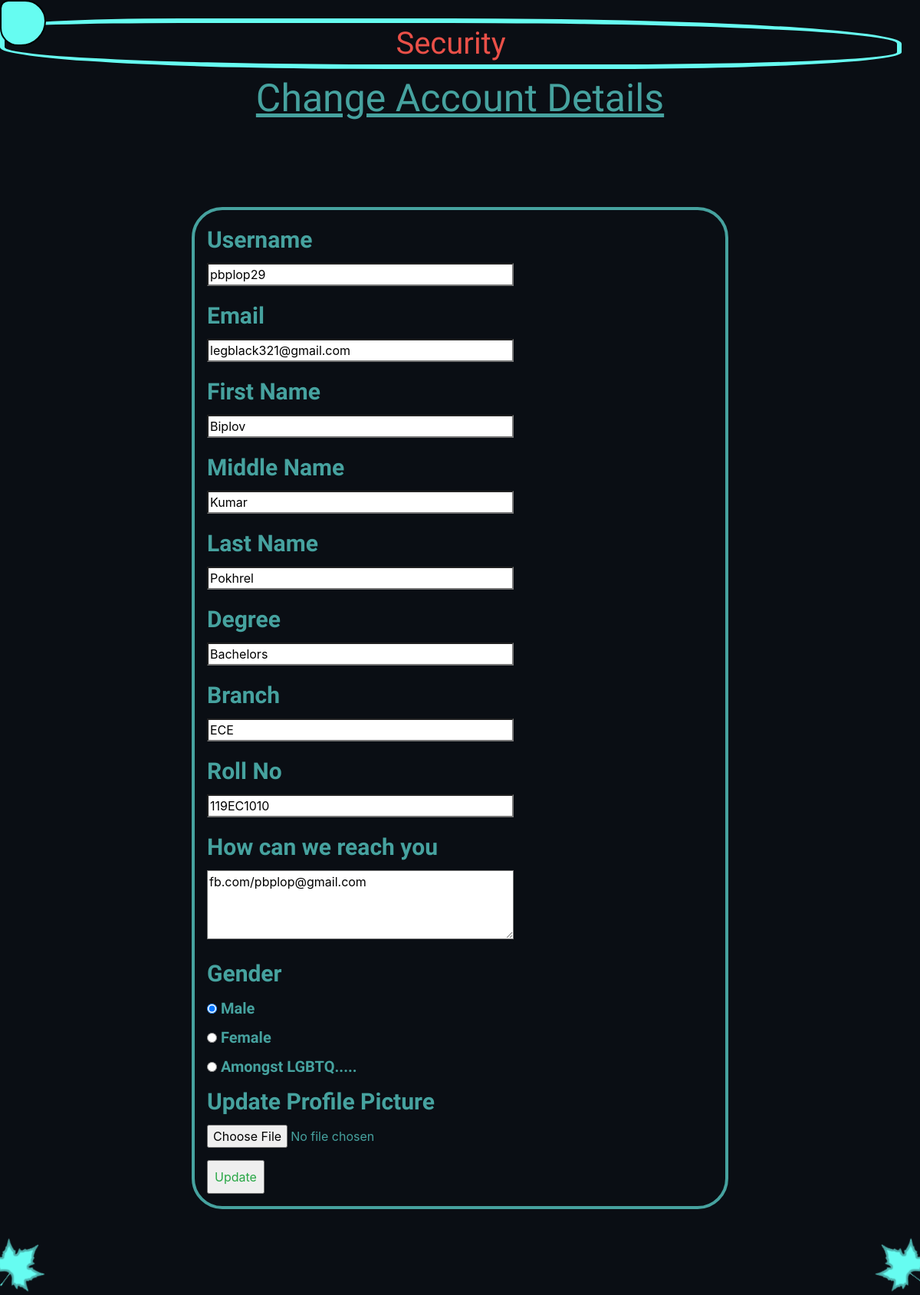
The page /security (signed in) on the database as committed earlier.
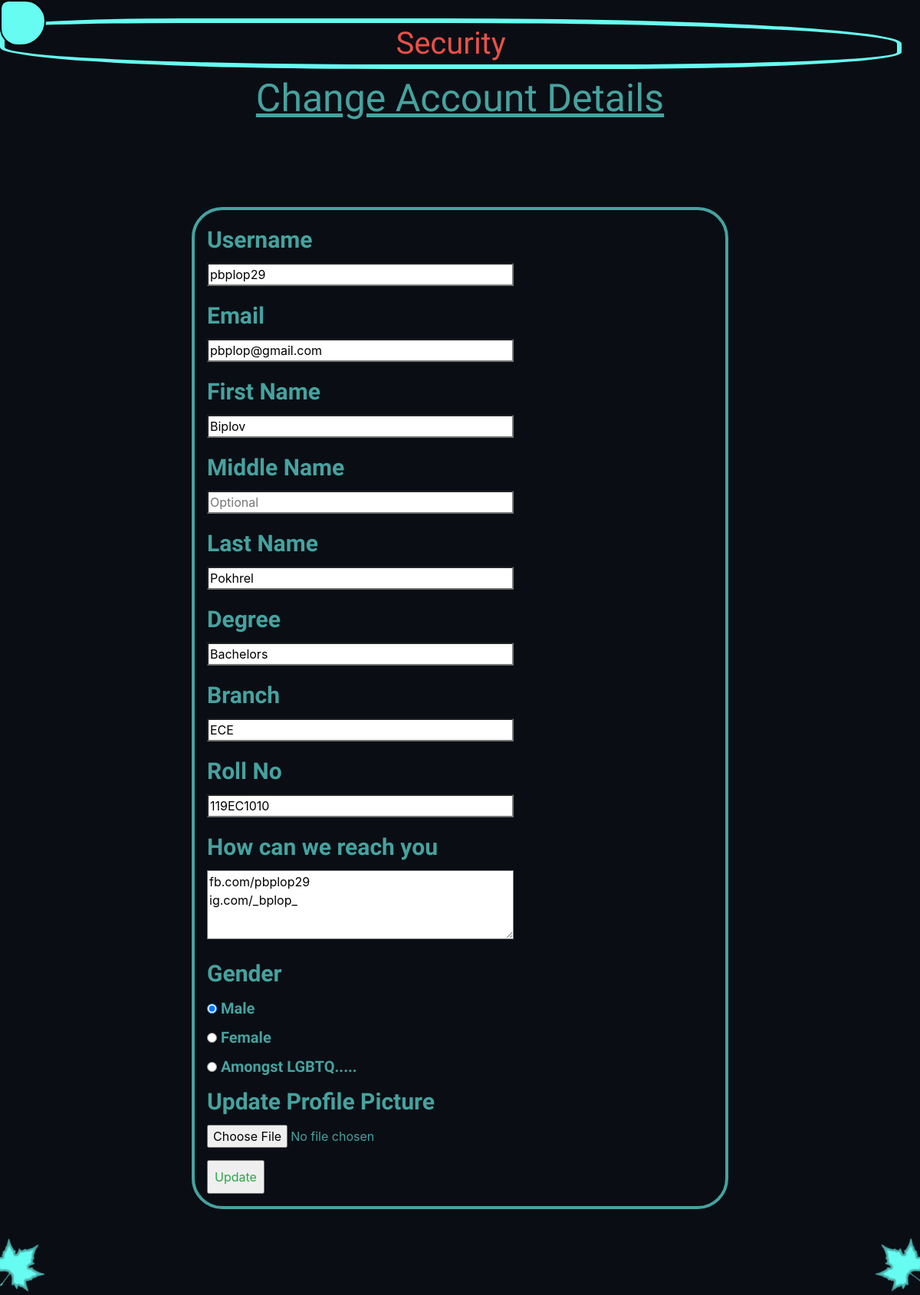
The same page on the database as committed later.
### main/models.py (models this page shows)
class User(db.Model, UserMixin):
    id = db.Column(db.Integer, primary_key=True)
    username = db.Column(db.String(120), unique=True, nullable=False)
    email = db.Column(db.String(20), unique=True, nullable=False)
    fname = db.Column(db.String(120), unique=False, nullable=False)
    mname = db.Column(db.String(120), unique=False, nullable=True)
    lname = db.Column(db.String(120), unique=False, nullable=False)
    batch = db.Column(db.String(120), unique=False, nullable=False)
    degree = db.Column(db.String(120), unique=False, nullable=False)
    branch = db.Column(db.String(120), unique=False, nullable=False)
    rollno = db.Column(db.String(120), unique=True, nullable=False)
    country = db.Column(db.String(120), unique=False, nullable=False)
    social = db.Column(db.String(500), unique=False, nullable=True)
    birthdate = db.Column(db.String(120), unique=False, nullable=False)
    gender = db.Column(db.String(120), unique=False, nullable=False)
    age = db.Column(db.String(120), unique=False, nullable=False)
    password = db.Column(db.String(100), unique=False, nullable=False)
    image_file = db.Column(db.String(20), nullable = False, default = 'default.jpg')

### main/routes.py (the view)
@app.route("/security", methods=['GET', 'POST'])
@login_required
def security():
    form = updateform()
    if form.validate_on_submit():
        if form.profile_picture.data:
            profile_picture_file = save_profile_picture(form.profile_picture.data)
            current_user.image_file = profile_picture_file
        current_user.username = form.username.data
        current_user.email = form.email.data
        current_user.fname = form.fname.data
        current_user.mname = form.mname.data
        current_user.lname = form.lname.data
        current_user.degree = form.degree.data
        current_user.branch = form.branch.data
        current_user.rollno = form.rollno.data
        current_user.social = form.social.data
        current_user.gender = form.gender.data
        db.session.commit()
        flash('Your Account Has Been Updated', 'success text-center')
        return redirect(url_for('profile'))
    elif request.method == 'GET':
        form.username.data = current_user.username
        form.email.data = current_user.email
        form.fname.data = current_user.fname
        form.mname.data = current_user.mname
        form.lname.data = current_user.lname
        form.degree.data = current_user.degree
        form.branch.data = current_user.branch
        form.rollno.data = current_user.rollno
        form.social.data = current_user.social
        form.gender.data = current_user.gender
    return render_template("security.html", title_given="Security", form=form)

### main/forms.py (shortened to what this page needs)
class updateform(FlaskForm):
    username = StringField('Username', validators=[DataRequired(), Length(min=2, max=20)])
    email = StringField('Email',
                        validators=[DataRequired(), Email()])
    fname = StringField('First Name', validators=[DataRequired(), Length(min=2, max=20)])
    mname = StringField('Middle Name')
    lname = StringField('Last Name', validators=[DataRequired(), Length(min=2, max=20)])
    degree = StringField('Degree', validators=[DataRequired(), Length(min=2, max=20)])
    branch = StringField('Branch', validators=[DataRequired(), Length(min=2, max=20)])
    rollno = StringField('Roll No', validators=[DataRequired(), Length(min=5)])
    social = TextAreaField(' How can we reach you ')
    gender = RadioField('Gender', choices= [('Male', 'Male'), ('Female', 'Female'), ('LGBTQ...', 'Amongst LGBTQ.....')])
    profile_picture = FileField('Update Profile Picture', validators=[FileAllowed(['jpg', 'png'])])
    submit = SubmitField('Update')

### main/models.py (called while the page is built)
@login_manager.user_loader
def load_user(user_id):
    return User.query.get(int(user_id))

### main/templates/security.html (shortened to what this page needs)
{% extends "layout.html" %} {% block content %}
{%from "formhelpers.html" import render_field%}
{%from "formhelpers.html" import render_pp_field%}
{%from "formhelpers.html" import render_social_field%}
{%from "formhelpers.html" import render_radio_field%}
{%from "formhelpers.html" import render_recap%}
<h1 class = 'welcome'>Security</h1>
<h1 class = 'signhead'> Change Account Details </h1>
<form action="/security" method="POST" class='form2' enctype='multipart/form-data'>
    {{render_field(form.username,   PLACEHOLDER=form.username.label.text)}}
    {{render_field(form.email, PLACEHOLDER=form.  email.label.text)}}
    {{render_field(form.fname,   PLACEHOLDER=form.fname.label.text)}}
    {{render_field(form.mname,   PLACEHOLDER=('Optional'))}}
    {{render_field(form.lname,   PLACEHOLDER=form.lname.label.text)}}
    {{render_field(form.degree,   PLACEHOLDER=('PhD/Masters/Bachelors'))}}
    {{render_field(form.branch,   PLACEHOLDER=('Acronym'))}}
    {{render_field(form.rollno,   PLACEHOLDER=('Roll No. answers  the 3 questions above :p '))}}
    {{render_social_field(form.social,   PLACEHOLDER='Links to Socials (Optional)')}}
    {{render_radio_field(form.gender) }}
    {{ render_pp_field(form.profile_picture)}}
    {{form.submit (class="text-success p-2  ")}}
    </form>
{% endblock content %}

### main/templates/formhelpers.html (shortened to what this page needs)
{% macro render_field(field) %}
<div >
    <label for="{{ field.name }}" class="control-label">{{ field.label.text }}</label>
    <div class>
        {{ field(class_='form-field', **kwargs)|safe }}
    </div>
</div>
{% endmacro %}
{% macro render_social_field(field) %}
<div >
    <label for="{{ field.name }}" class="control-label">{{ field.label.text }}</label>
    <div class>
        {{ field(class_='form-field-social', **kwargs)|safe }}
    </div>
</div>
{% endmacro %}
{% macro render_radio_field(field) %}
<div >
    <label class="control-label">{{ field.label.text }}</label>
    <div >
        {% for subfield in field %}
        <div >
            <label class="control-label-2">
                {{ subfield }}
                {{ subfield.label.text }}
            </label>
        </div>
        {% endfor %}
    </div>
</div>
{% endmacro %}
{% macro render_pp_field(field) %}
<div >
    <label for="{{ field.name }}" class="control-label">{{ field.label.text }}</label>
    <div class>
        {{ field(class_='form-field-pp', **kwargs)|safe }}
    </div>
</div>
{% endmacro %}

Rows that differ between the two databases and show on the page:
changed User "pbplop29": email "legblack321@gmail.com" → "pbplop@gmail.com"; mname "Kumar" → (not shown); social "fb.com/pbplop@gmail.com" → "fb.com/pbplop29 ig.com/_bplop_"
